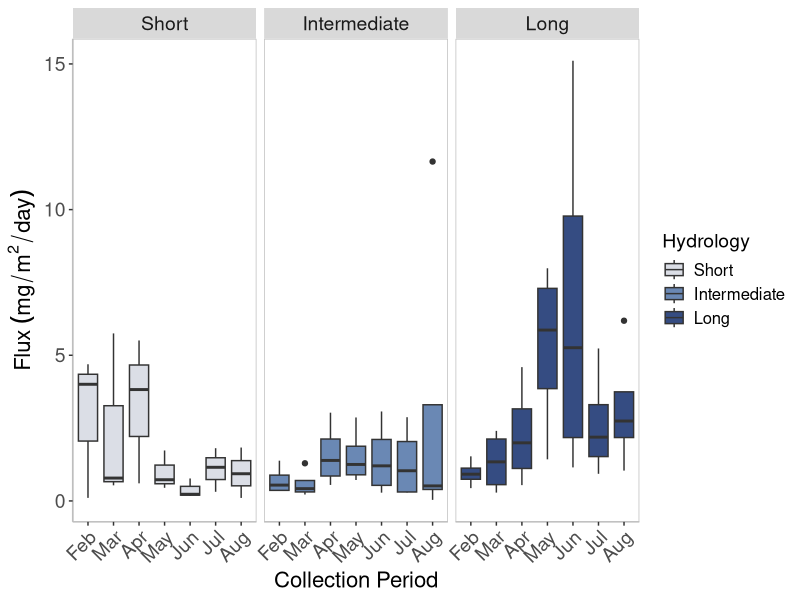
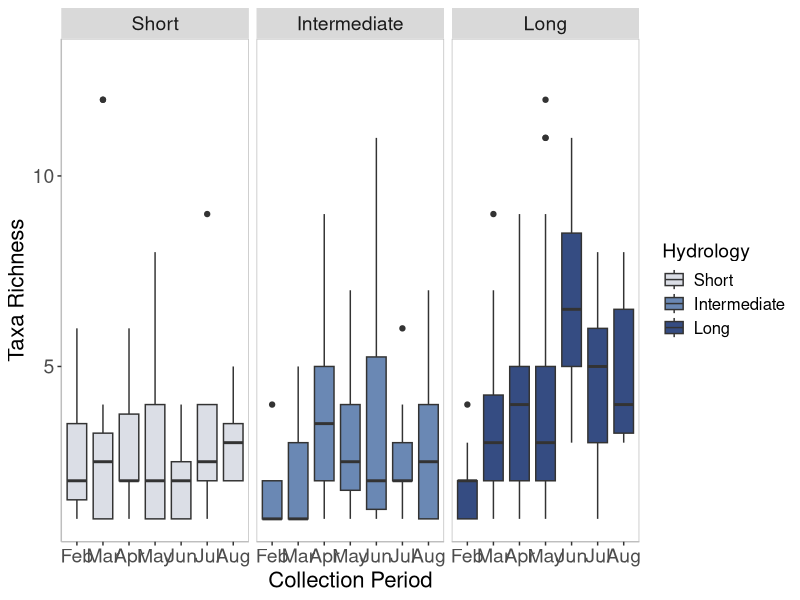
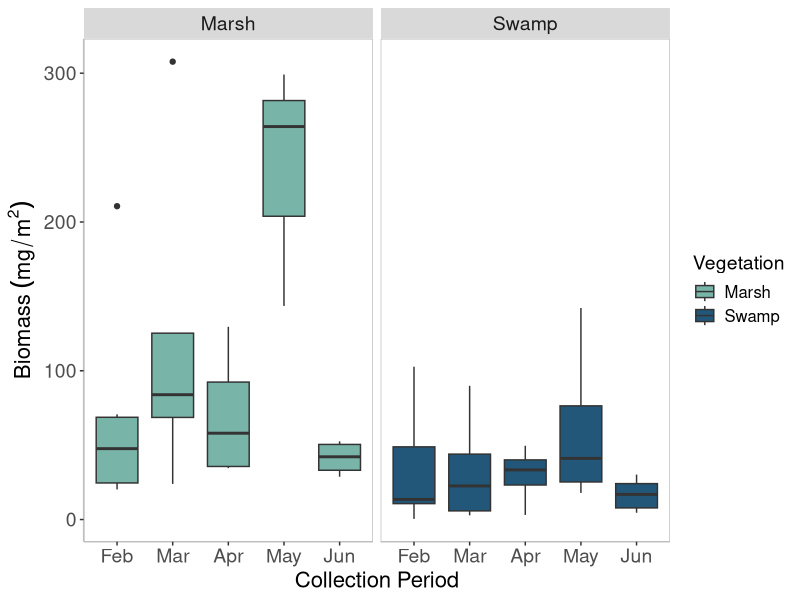
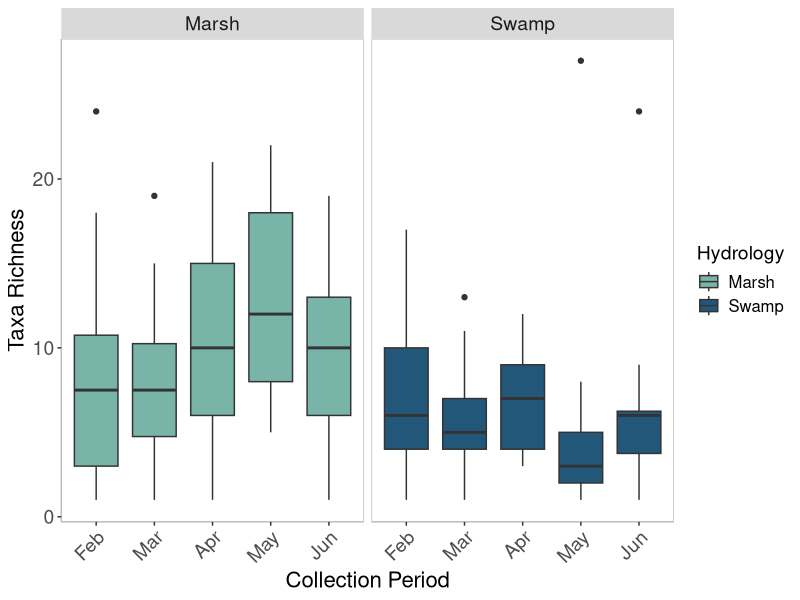

These charts were generated, in order, by the following R code:
## Changes in emergence biomass and richness over time, figures 10 and 8
library(tidyr)
library(dplyr)
library(ggplot2)

# reading in the data
emergebiomass <- read.csv ("EmergeBiomassTotaled.csv")

biomasspersite <- emergebiomass %>%
  group_by(Wetland, DateCollected, Type, HLength, CoV, Sample) %>% 
  summarize(Biomass = sum (tot_biomass, na.rm = TRUE), 
            Density = sum (Density, na.rm = TRUE),
            .groups = "drop") 

# dividing the biomass collected on a given date by the number of days the trap
# had been collecting, therefore measuring the rate of flux (biomass/m^2/day)
biomasspersite <- biomasspersite %>%
  mutate(DateCollected = as.Date(DateCollected, format = "%m/%d/%Y")) %>% 
  group_by(DateCollected) %>%
  mutate(Flux = case_when(
    DateCollected == as.Date("2023-02-21") ~ Biomass / 7,
    DateCollected == as.Date("2024-02-21") ~ Biomass / 7,
    DateCollected == as.Date("2023-03-06") ~ Biomass / 13,
    DateCollected == as.Date("2023-03-05") ~ Biomass / 13,
    DateCollected == as.Date("2023-03-21") ~ Biomass / 15,
    DateCollected == as.Date("2023-04-05") ~ Biomass / 15,
    DateCollected == as.Date("2023-04-20") ~ Biomass / 15,
    DateCollected == as.Date("2023-05-03") ~ Biomass / 13,
    DateCollected == as.Date("2024-05-03") ~ Biomass / 13,
    DateCollected == as.Date("2023-05-12") ~ Biomass / 9,
    DateCollected == as.Date("2023-05-17") ~ Biomass / 14,
    DateCollected == as.Date("2023-05-31") ~ Biomass / 14,
    DateCollected == as.Date("2023-06-14") ~ Biomass / 14,
    DateCollected == as.Date("2023-06-15") ~ Biomass / 15,
    DateCollected == as.Date("2023-06-23") ~ Biomass / 23,
    DateCollected == as.Date("2023-06-22") ~ Biomass / 22,
    DateCollected == as.Date("2023-07-05") ~ Biomass / 16,
    DateCollected == as.Date("2023-07-06") ~ Biomass / 16,
    DateCollected == as.Date("2023-07-19") ~ Biomass / 14,
    DateCollected == as.Date("2024-07-19") ~ Biomass / 14,
    DateCollected == as.Date("2023-08-01") ~ Biomass / 13,
    TRUE ~ Biomass
  ))

# dividing the density of insects collected on a given date by the number of days the trap
# had been collecting, therefore measuring the rate of emergence (density/m^2/day)
biomasspersite <- biomasspersite %>%
  mutate(DateCollected = as.Date(DateCollected, format = "%m/%d/%Y")) %>% 
  group_by(DateCollected) %>%
  mutate(Emergence = case_when(
    DateCollected == as.Date("2023-02-21") ~ Density / 7,
    DateCollected == as.Date("2024-02-21") ~ Density / 7,
    DateCollected == as.Date("2023-03-06") ~ Density / 13,
    DateCollected == as.Date("2023-03-05") ~ Density / 13,
    DateCollected == as.Date("2023-03-21") ~ Density / 15,
    DateCollected == as.Date("2023-04-05") ~ Density / 15,
    DateCollected == as.Date("2023-04-20") ~ Density / 15,
    DateCollected == as.Date("2023-05-03") ~ Density / 13,
    DateCollected == as.Date("2024-05-03") ~ Density / 13,
    DateCollected == as.Date("2023-05-12") ~ Density / 9,
    DateCollected == as.Date("2023-05-17") ~ Density / 14,
    DateCollected == as.Date("2023-05-31") ~ Density / 14,
    DateCollected == as.Date("2023-06-14") ~ Density / 14,
    DateCollected == as.Date("2023-06-15") ~ Density / 15,
    DateCollected == as.Date("2023-06-23") ~ Density / 23,
    DateCollected == as.Date("2023-06-22") ~ Density / 22,
    DateCollected == as.Date("2023-07-05") ~ Density / 16,
    DateCollected == as.Date("2023-07-06") ~ Density / 16,
    DateCollected == as.Date("2023-07-19") ~ Density / 14,
    DateCollected == as.Date("2024-07-19") ~ Density / 14,
    DateCollected == as.Date("2023-08-01") ~ Density / 13,
    TRUE ~ Density
  ))

# simplifying dates into month vs day of month
biomasspersite <- biomasspersite %>%
  mutate(DateCollected = as.Date(DateCollected, format = "%m/%d/%Y")) %>%
  mutate(DateCollected = case_when(
    DateCollected == as.Date("2023-02-21") ~ "Feb",
    DateCollected == as.Date("2024-02-21") ~ "Feb",
    DateCollected == as.Date("2023-03-06") ~ "Mar",
    DateCollected == as.Date("2023-03-05") ~ "Mar",
    DateCollected == as.Date("2023-03-21") ~ "Mar",
    DateCollected == as.Date("2023-04-05") ~ "Apr",
    DateCollected == as.Date("2023-04-20") ~ "Apr",
    DateCollected == as.Date("2023-05-03") ~ "May",
    DateCollected == as.Date("2024-05-03") ~ "May",
    DateCollected == as.Date("2023-05-12") ~ "May",
    DateCollected == as.Date("2023-05-17") ~ "May",
    DateCollected == as.Date("2023-05-31") ~ "May",
    DateCollected == as.Date("2023-06-14") ~ "Jun",
    DateCollected == as.Date("2023-06-15") ~ "Jun",
    DateCollected == as.Date("2023-06-23") ~ "Jun",
    DateCollected == as.Date("2023-06-22") ~ "Jun",
    DateCollected == as.Date("2023-07-05") ~ "Jul",
    DateCollected == as.Date("2023-07-06") ~ "Jul",
    DateCollected == as.Date("2023-07-19") ~ "Jul",
    DateCollected == as.Date("2024-07-19") ~ "Jul",
    DateCollected == as.Date("2023-08-01") ~ "Aug",
    TRUE ~ as.character(DateCollected)
  )) %>%
  relocate(DateCollected, .before = 1)

# averaging biomass, density, flux, and emergence values per collection date and wetland
biomassacross<- biomasspersite %>%
  group_by(Wetland, DateCollected, Type, HLength) %>% 
  summarize(Biomass = mean (Biomass, na.rm = TRUE), 
            Density = mean (Density, na.rm = TRUE),
            Flux = mean (Flux, na.rm = TRUE),
            Emergence = mean (Emergence, na.rm = TRUE),
            .groups = "drop") 

# ensuring months are in the correct order
biomassacross$DateCollected = factor(biomassacross$DateCollected, levels = c("Feb", "Mar", "Apr",
                                                                             "May", "Jun", "Jul",
                                                                             "Aug"))
# ensuring hydroperiod is in the correct order
biomassacross$HLength = factor(biomassacross$HLength, levels=c("Short", "Intermediate",
                                                               "Long"))

# plotting figure 10
Figure10 <- ggplot(biomassacross, aes(x = DateCollected, y = Flux, fill = HLength)) +
  geom_boxplot() +
  labs(x = "Collection Period", y = bquote('Flux'~(mg/m^2/day))) +
  scale_fill_manual(values = c("Short" = "#DBDEE6", "Intermediate" = "#6A88B4",
                               "Long" = "#354C82"), name = "Hydrology") +
  facet_wrap(~ HLength, scales = "free_x") +
  theme(panel.background = element_rect(fill = "white"),
        panel.border = element_rect(color = "grey", fill = NA),
        axis.line = element_line(color = "grey"),
        axis.text = element_text(size = 14), 
        axis.title = element_text(size = 16), 
        strip.text = element_text(size = 14), 
        legend.title = element_text(size = 14), 
        legend.text = element_text(size = 12),
        axis.text.x = element_text(angle = 45, hjust = 1),
)
Figure10

## RICHNESS ACROSS TIME VISUALIZATIONS (Figure 8)
# reading in richness data
richness<- read.csv("AnalysisDataPrepped.csv")

# simplifying dates for visualizations
richnessacross <- richness %>%
  mutate(DateCollected = as.Date(DateCollected, format = "%m/%d/%Y")) %>%
  mutate(DateCollected = case_when(
    DateCollected == as.Date("2023-02-21") ~ "Feb",
    DateCollected == as.Date("2024-02-21") ~ "Feb",
    DateCollected == as.Date("2023-03-06") ~ "Mar",
    DateCollected == as.Date("2023-03-05") ~ "Mar",
    DateCollected == as.Date("2023-03-21") ~ "Mar",
    DateCollected == as.Date("2023-04-05") ~ "Apr",
    DateCollected == as.Date("2023-04-20") ~ "Apr",
    DateCollected == as.Date("2023-05-03") ~ "May",
    DateCollected == as.Date("2024-05-03") ~ "May",
    DateCollected == as.Date("2023-05-12") ~ "May",
    DateCollected == as.Date("2023-05-17") ~ "May",
    DateCollected == as.Date("2023-05-31") ~ "May",
    DateCollected == as.Date("2023-06-14") ~ "Jun",
    DateCollected == as.Date("2023-06-15") ~ "Jun",
    DateCollected == as.Date("2023-06-23") ~ "Jun",
    DateCollected == as.Date("2023-06-22") ~ "Jun",
    DateCollected == as.Date("2023-07-05") ~ "Jul",
    DateCollected == as.Date("2023-07-06") ~ "Jul",
    DateCollected == as.Date("2023-07-19") ~ "Jul",
    DateCollected == as.Date("2024-07-19") ~ "Jul",
    DateCollected == as.Date("2023-08-01") ~ "Aug",
    TRUE ~ as.character(DateCollected)
  )) %>%
  relocate(DateCollected, .before = 1)

# making sure dates and hydroperiods are ordered correctly
richnessacross$DateCollected = factor (richnessacross$DateCollected, levels = c("Feb", "Mar", "Apr",
                                                                                "May", "Jun", "Jul",
                                                                                "Aug"))
richnessacross$HLength = factor (richnessacross$HLength, levels=c("Short", "Intermediate",
                                                                  "Long"))

# visualizing richness across the hydroperiod, grouped by hydrology
Figure8 <- ggplot(richnessacross, aes(x = DateCollected, y = Richness, fill = HLength)) +
  geom_boxplot() +
  labs(x = "Collection Period", y = "Taxa Richness") +
  scale_fill_manual(values = c("Short" = "#DBDEE6", "Intermediate" = "#6A88B4",
                               "Long" = "#354C82"), name = "Hydrology") +
  facet_wrap(~ HLength, scales = "free_x") +
  coord_cartesian(ylim = c(1, 13)) +
  theme(panel.background = element_rect(fill = "white"),
        panel.border = element_rect(color = "grey", fill = NA),
        axis.line = element_line(color = "grey"),
        axis.text = element_text(size = 14), 
        axis.title = element_text(size = 16), 
        strip.text = element_text(size = 14), 
        legend.title = element_text(size = 14), 
        legend.text = element_text(size = 12))
Figure8

### Benthic biomass and richness across time, figures 7 and 9
library(tidyr)
library(dplyr)
library(ggplot2)

benthicbiomass <- read.csv ("BenthicBiomassTotaled.csv")

# total biomass per sample per collection date
biomasspersite <- benthicbiomass %>%
  group_by(Wetland, Date_collected, Type, HLength, CoV, Sample) %>% 
  summarize(Biomass = sum (tot_biomass, na.rm = TRUE), 
            Density = sum(Count, na.rm = TRUE),
            .groups = "drop") 

# average biomass per collection date
biomasspersite <- biomasspersite %>%
  group_by(Wetland, Date_collected, Type, HLength, CoV) %>% 
  summarize(Biomass = mean (Biomass, na.rm = TRUE), 
            Density = mean (Density, na.rm = TRUE),
            .groups = "drop") 
# making dates into
biomassacross <- biomasspersite %>%
  mutate(Date_collected = as.Date(Date_collected, format = "%m/%d/%Y")) %>%
  mutate(Date_collected = case_when(
    Date_collected == as.Date("2023-02-09") ~ "Feb",
    Date_collected == as.Date("2023-03-07") ~ "Mar",
    Date_collected == as.Date("2023-04-12") ~ "Apr",
    Date_collected == as.Date("2023-05-12") ~ "May",
    Date_collected == as.Date("2023-06-22") ~ "Jun",
    TRUE ~ as.character(Date_collected)
  ))%>%
  relocate(Date_collected, .before = 1)

# making sure collection month and hydroperiod are ordered correctly
biomassacross$DateCollected = factor(biomassacross$Date_collected, levels = c("Feb", "Mar", "Apr", "May", "Jun"))
biomassacross$HLength = factor(biomassacross$HLength, levels=c("Short", "Intermediate",
                                                               "Long"))

# visualizing biomass across the hydroperiod, grouped by veg (Figure 9)
Figure9 <- ggplot(biomassacross, aes(x = DateCollected, y = Biomass, fill = Type)) +
  geom_boxplot() +
  labs(x = "Collection Period", y = bquote('Biomass'~(mg/m^2))) +
  scale_fill_manual(values = c("Marsh" = "#79B4A9",
                               "Swamp" = "#22577A"), name = "Vegetation") +
  facet_wrap(~ Type, scales = "free_x") +
  theme(panel.background = element_rect(fill = "white"),
        panel.border = element_rect(color = "grey", fill = NA),
        axis.line = element_line(color = "grey"),
        axis.text = element_text(size = 14), # Increase axis text size
        axis.title = element_text(size = 16), # Increase axis title text size
        strip.text = element_text(size = 14), # Increase facet label text size
        legend.title = element_text(size = 14), # Increase legend title text size
        legend.text = element_text(size = 12))
Figure9


## RICHNESS ACROSS THE HYDROPERIOD
#reading in data
benthicrichness <- read.csv ("BenthicBiomassTotaled.csv")

# calculating richness based on distinct number of taxa per wetland/collection date/sample
richness <- benthicrichness %>%
  group_by(Wetland, Date_collected, Sample) %>%
  summarise(richness = n_distinct(Taxa)) %>%
  ungroup()

# adding in metadata
richnesspersite <- richness %>%
  mutate(Type = case_when(
    Wetland == "W15" ~ "Marsh",
    Wetland == "W21" ~ "Marsh",
    Wetland == "W53" ~ "Marsh",
    Wetland == "W46" ~ "Marsh",
    Wetland == "W37" ~ "Marsh",
    Wetland == "W42" ~ "Marsh",
    Wetland == "W11" ~ "Swamp",
    Wetland == "W68" ~ "Swamp",
    Wetland == "W58" ~ "Swamp",
    Wetland == "W32" ~ "Swamp",
    Wetland == "W52" ~ "Swamp",
  )) %>%
  relocate(Type, .before = 1) %>%
  mutate(HLength = case_when(
    Wetland == "W15" ~ "Short",
    Wetland == "W21" ~ "Intermediate",
    Wetland == "W53" ~ "Intermediate",
    Wetland == "W46" ~ "Long",
    Wetland == "W37" ~ "Short",
    Wetland == "W42" ~ "Long",
    Wetland == "W11" ~ "Long",
    Wetland == "W68" ~ "Intermediate",
    Wetland == "W58" ~ "Long",
    Wetland == "W32" ~ "Short",
    Wetland == "W52" ~ "Intermediate",
  )) %>%
  relocate(HLength, .before = 1)

# simplifying date into month collected
richnessacross<- richnesspersite %>%
  mutate(Date_collected = as.Date(Date_collected, format = "%m/%d/%Y")) %>%
  mutate(Date_collected = case_when(
    Date_collected == as.Date("2023-02-09") ~ "Feb",
    Date_collected == as.Date("2023-03-07") ~ "Mar",
    Date_collected == as.Date("2023-04-12") ~ "Apr",
    Date_collected == as.Date("2023-05-12") ~ "May",
    Date_collected == as.Date("2023-06-22") ~ "Jun",
    TRUE ~ as.character(Date_collected)
  ))%>%
  relocate(Date_collected, .before = 1)

# ensuring dates and hydroperiods are ordered correctly
richnessacross$DateCollected = factor(richnessacross$Date_collected, levels = c("Feb", "Mar", "Apr", "May", "Jun"))
richnessacross$HLength = factor(richnessacross$HLength, levels=c("Short", "Intermediate",
                                                                 "Long"))

# visualizing richness across the hydroperiod, grouped by veg (Figure 7)
Figure7 <- ggplot(richnessacross, aes(x = DateCollected, y = richness, fill = Type)) +
  geom_boxplot() +
  labs(x = "Collection Period", y = "Taxa Richness") +
  scale_fill_manual(values = c("Marsh" = "#79B4A9",
                               "Swamp" = "#22577A"), name = "Hydrology") +
  facet_wrap(~ Type, scales = "free_x") +
  theme(panel.background = element_rect(fill = "white"),
        panel.border = element_rect(color = "grey", fill = NA),
        axis.line = element_line(color = "grey"),
        axis.text = element_text(size = 14), 
        axis.title = element_text(size = 16), 
        strip.text = element_text(size = 14), 
        legend.title = element_text(size = 14), 
        legend.text = element_text(size = 12),
        axis.text.x = element_text(angle = 45, hjust = 1))
Figure7

